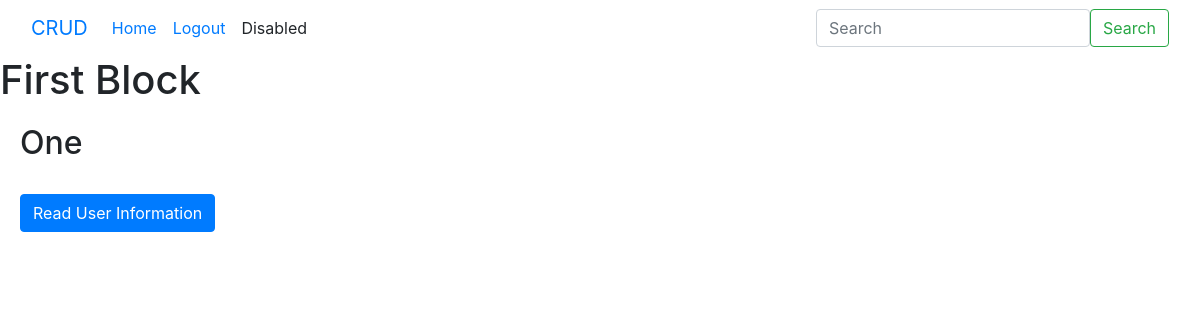
The page / (signed in) on the database as committed earlier.
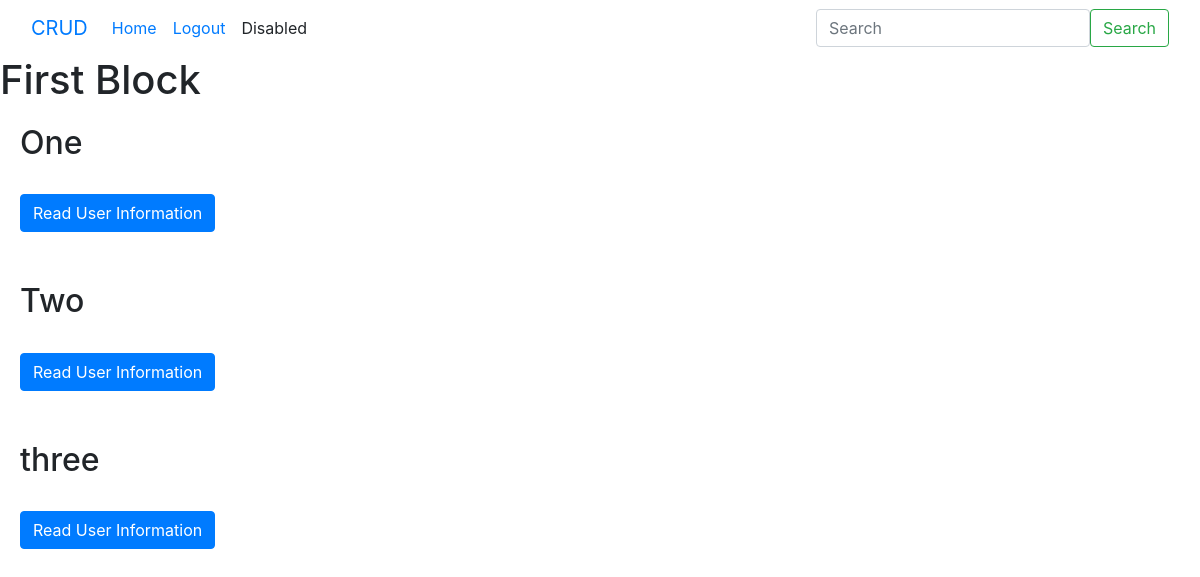
The same page on the database as committed later.
### website/models.py (models this page shows, shortened)
class User(db.Model, UserMixin):
    id = db.Column(db.Integer, primary_key=True)
    name = db.Column(db.String(150), nullable = False)
    email = db.Column(db.String(150), unique=True, nullable = False)
    password = db.Column(db.String(150), nullable = False)

### website/views.py (the view)
@views.route('/', methods =['GET', 'POST'])
@login_required
def home():
    user = User.query.all()
    cur_user = current_user
    return render_template('home.html',user=user, cur_user= cur_user)

### website/__init__.py (called while the page is built)
def create_app():
    app= Flask(__name__)
    app.config['SECRET_KEY'] = 'ASDASD'
    app.config['SQLALCHEMY_DATABASE_URI'] = f'sqlite:///{DB_NAME}'
    db.init_app(app)
    from .views import views
    from .auth import auth
    app.register_blueprint(views, url_prefix= '/')
    app.register_blueprint(auth, url_prefix= '/')
    login_manager = LoginManager()
    login_manager.login_view = 'auth.login'
    login_manager.init_app(app)
    @login_manager.user_loader
    def load_user(id):
        return User.query.get(int(id))
    from .models import User
    create_database(app)
    return app

### website/templates/home.html
{% extends "base.html" %}
{% block content %}
    <h1>First Block</h1>
    {% for user in user  %}
    <div style="margin: 20px 0 50px 20px;">
    <h2>{{ user.name}} </h2><br>
    <form action="">
        <a href="{{url_for('views.view_information', user_id = user.id)}}" class="btn btn-primary">Read User Information</a>
    </form>
    </div>
    {% endfor  %}
{% endblock %}

Rows that differ between the two databases and show on the page:
added User: name "Two"
added User: name "three"
